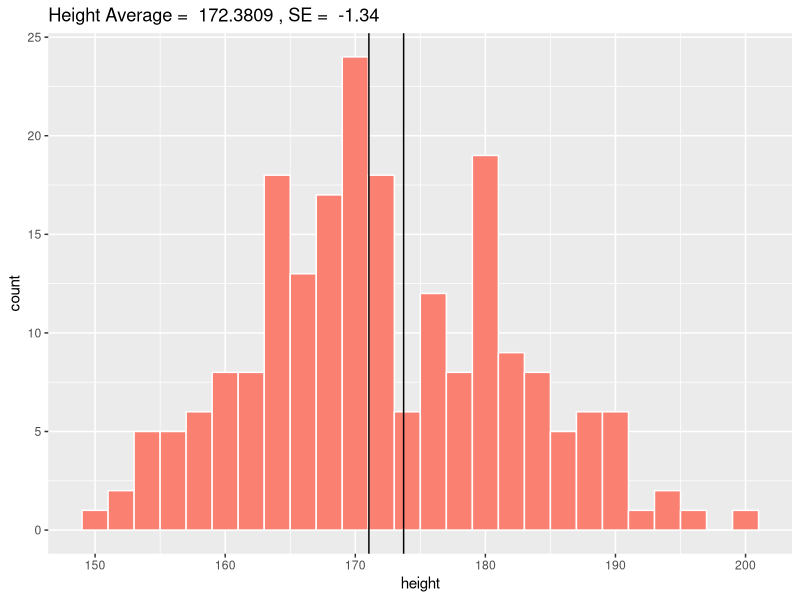
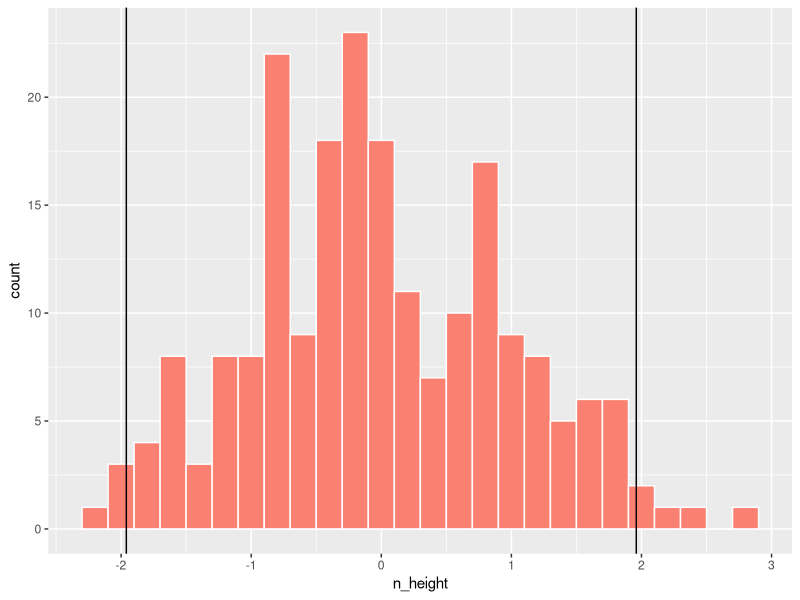

Recreate these plots in R, in order. (Note: this script raises an error after producing the figures.)
# http://www.r-tutor.com/elementary-statistics/interval-estimation/interval-estimate-population-mean-known-variance

library(MASS)
height.response <- as.data.frame(na.omit(survey$Height))
colnames(height.response)[1] <- "height"

n <- length(height.response$height)
sigma <- sd(height.response$height)
mu <- mean(height.response$height)
SE <- sigma / sqrt(n)               # how does this relates to the variance we calculate for 10 days or 20
                                    # we use the same formula to adjust observed stdev from one year to 10 days

#Normalized height

n_height <- (height.response$height - mu) / sigma

height.response <- cbind(height.response, n_height)

# here we now construct the confidence interval at 95% - two tails
# this means that we discount from each tail 2.5%, so the limits of
# our confidence interval are 2.5% and 97.5%

conf_limits <- qnorm(c(0.025, 0.975))
E <- conf_limits*SE

# Notice that the confidence interval limits are given based on the normal
# distribution (+/- 1.96 for 95% two tailed test)
# The standard error (SE) is given in terms of the very measure of the original
# variable, in this case height in cm.


# This is important to notice that confidence intervals are constructed based on
# the same distribution function as the variable is being analised.


# first the histogram of the original data
library(ggplot2)
g <- ggplot(height.response, aes(x = height)) + geom_histogram(fill= "salmon", colour
                                                         = "white", binwidth=2)
g <- g + geom_vline(xintercept = mu+E)
g <- g + ggtitle(paste("Height Average = ", round(mu, 4), ", SE = ", round(E, 2), sep = " "))

# ... and here is the histogram of the normalized data
g_n <- ggplot(height.response, aes(x = n_height)) + geom_histogram(fill= "salmon", colour
                                                               = "white", binwidth=0.2)
g_n <- g_n + geom_vline(xintercept = conf_limits)
g_n <- gn + ggtitle(paste("Height Average = ", round(mu, 4), ", SE = ", round(E, 2), sep = " "))

# these libraries are necessary to arrange the graphs together
library(grid)
library(gridExtra)
grid.arrange(g, g_n, ncol = 1)

# notice the relationship between the original variable and the normalized data.
# original variable is in cm and then I plotted it in 2 cm intervals.
# normalized variable is agnostic, between +/- 4 so I plotted it in 0.2 intervals

# based on this, what we can say is, the sample mean is 172.28 (point estimate)
# Using the standard deviation of the sample to be that of the population
# (9.8 cm), the margin of error for a 95% confidence level (two tailed) is 1.34 cm. 
# That means that, actually, the real population mean lies between 171.1 and 173.7.
